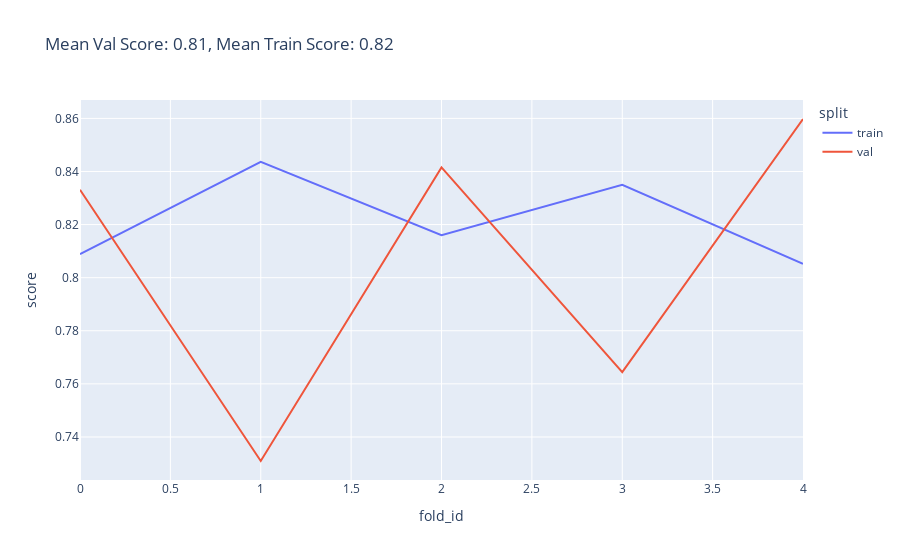
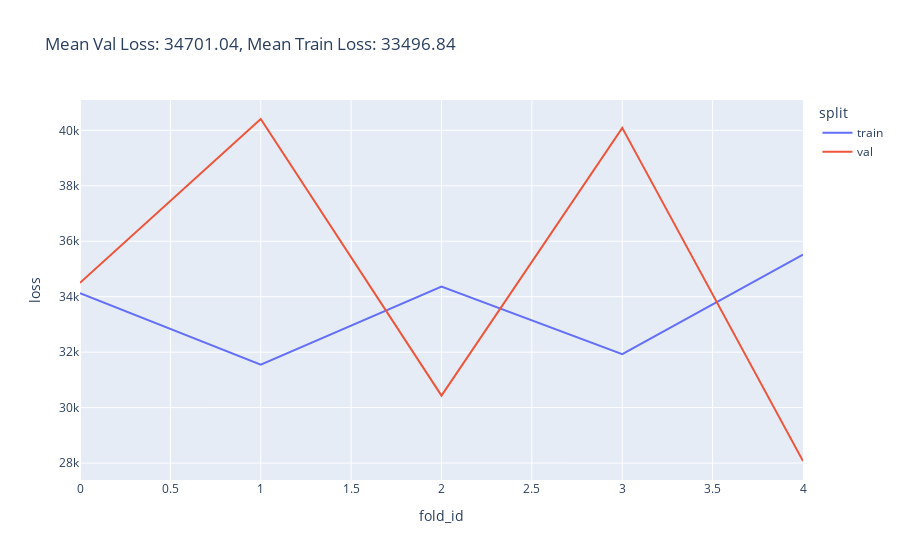
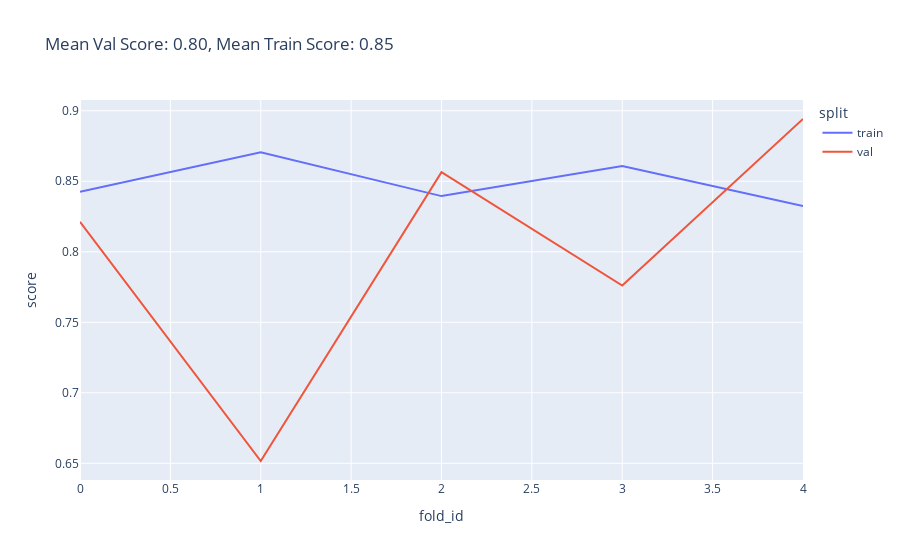
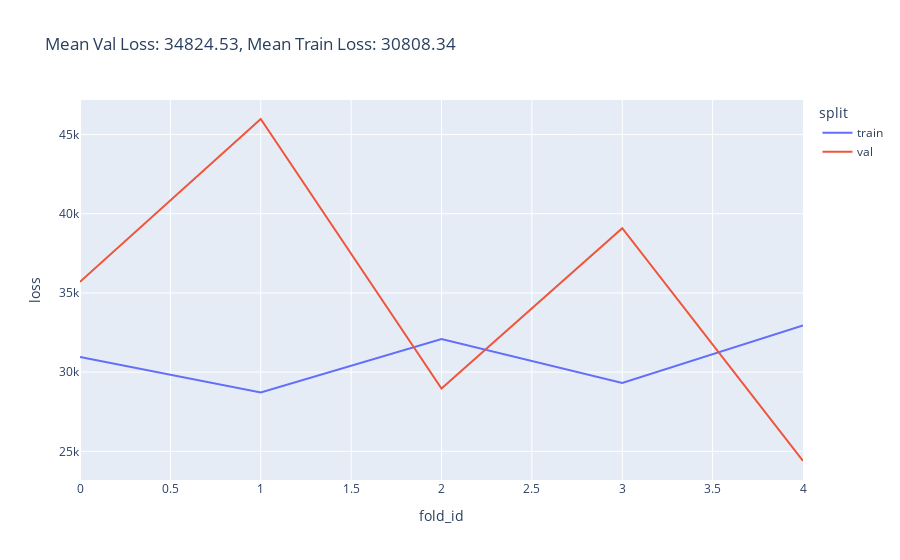

Notebook source saved alongside these figures, in order:
### Code cell
print('SGDRegressor')
evaluate_model(X_selected_features_sgd, selector_sgd)

print('LinearRegression')
evaluate_model(X_selected_features_lr, selector_lr)

### Figure 1 — Plotly figure (JSON) as saved in the notebook; plotly's stock layout.template omitted (floating-point values rounded to 4 significant figures)
{"data": [{"hovertemplate": "split=train<br>fold_id=%{x}<br>score=%{y}<extra></extra>", "legendgroup": "train", "line": {"color": "#636efa", "dash": "solid"}, "marker": {"symbol": "circle"}, "mode": "lines", "name": "train", "orientation": "v", "showlegend": true, "type": "scatter", "x": [0, 1, 2, 3, 4], "xaxis": "x", "y": [0.8088, 0.8436, 0.816, 0.835, 0.8052], "yaxis": "y"}, {"hovertemplate": "split=val<br>fold_id=%{x}<br>score=%{y}<extra></extra>", "legendgroup": "val", "line": {"color": "#EF553B", "dash": "solid"}, "marker": {"symbol": "circle"}, "mode": "lines", "name": "val", "orientation": "v", "showlegend": true, "type": "scatter", "x": [0, 1, 2, 3, 4], "xaxis": "x", "y": [0.8331, 0.7309, 0.8415, 0.7645, 0.8598], "yaxis": "y"}], "layout": {"legend": {"title": {"text": "split"}, "tracegroupgap": 0}, "title": {"text": "Mean Val Score: 0.81, Mean Train Score: 0.82"}, "xaxis": {"anchor": "y", "domain": [0, 1], "title": {"text": "fold_id"}}, "yaxis": {"anchor": "x", "domain": [0, 1], "title": {"text": "score"}}}}

### Figure 2 — Plotly figure (JSON) as saved in the notebook; plotly's stock layout.template omitted (floating-point values rounded to 4 significant figures)
{"data": [{"hovertemplate": "split=train<br>fold_id=%{x}<br>loss=%{y}<extra></extra>", "legendgroup": "train", "line": {"color": "#636efa", "dash": "solid"}, "marker": {"symbol": "circle"}, "mode": "lines", "name": "train", "orientation": "v", "showlegend": true, "type": "scatter", "x": [0, 1, 2, 3, 4], "xaxis": "x", "y": [34130.0, 31550.0, 34360.0, 31930.0, 35520.0], "yaxis": "y"}, {"hovertemplate": "split=val<br>fold_id=%{x}<br>loss=%{y}<extra></extra>", "legendgroup": "val", "line": {"color": "#EF553B", "dash": "solid"}, "marker": {"symbol": "circle"}, "mode": "lines", "name": "val", "orientation": "v", "showlegend": true, "type": "scatter", "x": [0, 1, 2, 3, 4], "xaxis": "x", "y": [34500.0, 40410.0, 30430.0, 40090.0, 28070.0], "yaxis": "y"}], "layout": {"legend": {"title": {"text": "split"}, "tracegroupgap": 0}, "title": {"text": "Mean Val Loss: 34701.04, Mean Train Loss: 33496.84"}, "xaxis": {"anchor": "y", "domain": [0, 1], "title": {"text": "fold_id"}}, "yaxis": {"anchor": "x", "domain": [0, 1], "title": {"text": "loss"}}}}

### Figure 3 — Plotly figure (JSON) as saved in the notebook; plotly's stock layout.template omitted (floating-point values rounded to 4 significant figures)
{"data": [{"hovertemplate": "split=train<br>fold_id=%{x}<br>score=%{y}<extra></extra>", "legendgroup": "train", "line": {"color": "#636efa", "dash": "solid"}, "marker": {"symbol": "circle"}, "mode": "lines", "name": "train", "orientation": "v", "showlegend": true, "type": "scatter", "x": [0, 1, 2, 3, 4], "xaxis": "x", "y": [0.8426, 0.8705, 0.8395, 0.8609, 0.8324], "yaxis": "y"}, {"hovertemplate": "split=val<br>fold_id=%{x}<br>score=%{y}<extra></extra>", "legendgroup": "val", "line": {"color": "#EF553B", "dash": "solid"}, "marker": {"symbol": "circle"}, "mode": "lines", "name": "val", "orientation": "v", "showlegend": true, "type": "scatter", "x": [0, 1, 2, 3, 4], "xaxis": "x", "y": [0.8213, 0.6516, 0.8565, 0.7761, 0.8942], "yaxis": "y"}], "layout": {"legend": {"title": {"text": "split"}, "tracegroupgap": 0}, "title": {"text": "Mean Val Score: 0.80, Mean Train Score: 0.85"}, "xaxis": {"anchor": "y", "domain": [0, 1], "title": {"text": "fold_id"}}, "yaxis": {"anchor": "x", "domain": [0, 1], "title": {"text": "score"}}}}

### Figure 4 — Plotly figure (JSON) as saved in the notebook; plotly's stock layout.template omitted (floating-point values rounded to 4 significant figures)
{"data": [{"hovertemplate": "split=train<br>fold_id=%{x}<br>loss=%{y}<extra></extra>", "legendgroup": "train", "line": {"color": "#636efa", "dash": "solid"}, "marker": {"symbol": "circle"}, "mode": "lines", "name": "train", "orientation": "v", "showlegend": true, "type": "scatter", "x": [0, 1, 2, 3, 4], "xaxis": "x", "y": [30960.0, 28710.0, 32100.0, 29320.0, 32950.0], "yaxis": "y"}, {"hovertemplate": "split=val<br>fold_id=%{x}<br>loss=%{y}<extra></extra>", "legendgroup": "val", "line": {"color": "#EF553B", "dash": "solid"}, "marker": {"symbol": "circle"}, "mode": "lines", "name": "val", "orientation": "v", "showlegend": true, "type": "scatter", "x": [0, 1, 2, 3, 4], "xaxis": "x", "y": [35700.0, 45980.0, 28960.0, 39090.0, 24390.0], "yaxis": "y"}], "layout": {"legend": {"title": {"text": "split"}, "tracegroupgap": 0}, "title": {"text": "Mean Val Loss: 34824.53, Mean Train Loss: 30808.34"}, "xaxis": {"anchor": "y", "domain": [0, 1], "title": {"text": "fold_id"}}, "yaxis": {"anchor": "x", "domain": [0, 1], "title": {"text": "loss"}}}}
